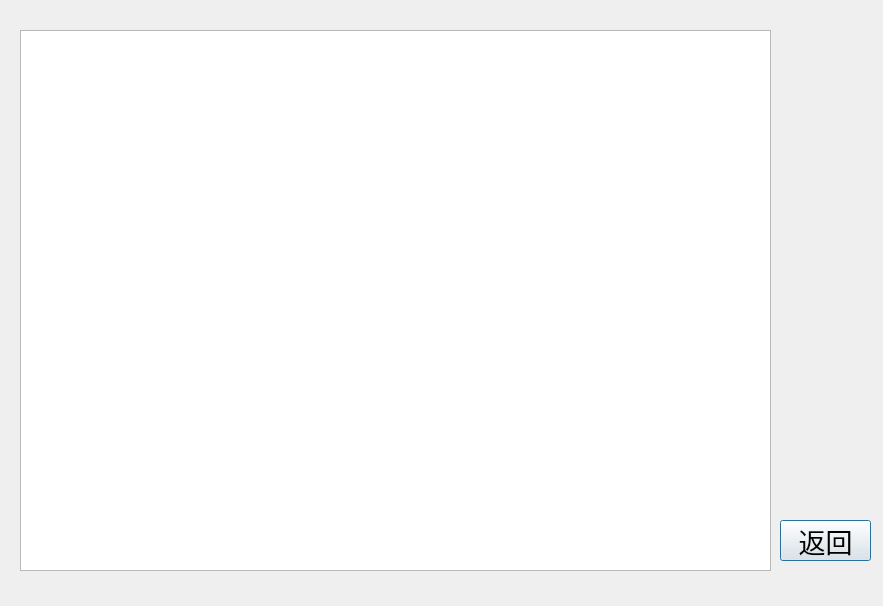
<?xml version="1.0" encoding="UTF-8"?>
<ui version="4.0">
 <class>CustomerTotalUsedDialog</class>
 <widget class="QDialog" name="CustomerTotalUsedDialog">
  <property name="geometry">
   <rect>
    <x>0</x>
    <y>0</y>
    <width>883</width>
    <height>606</height>
   </rect>
  </property>
  <property name="windowTitle">
   <string>Dialog</string>
  </property>
  <widget class="QPushButton" name="pushButton">
   <property name="geometry">
    <rect>
     <x>780</x>
     <y>520</y>
     <width>91</width>
     <height>41</height>
    </rect>
   </property>
   <property name="font">
    <font>
     <family>AcadEref</family>
     <pointsize>20</pointsize>
    </font>
   </property>
   <property name="text">
    <string>返回</string>
   </property>
  </widget>
  <widget class="QTableWidget" name="tableWidget">
   <property name="geometry">
    <rect>
     <x>20</x>
     <y>30</y>
     <width>751</width>
     <height>541</height>
    </rect>
   </property>
  </widget>
 </widget>
 <resources/>
 <connections/>
</ui>
